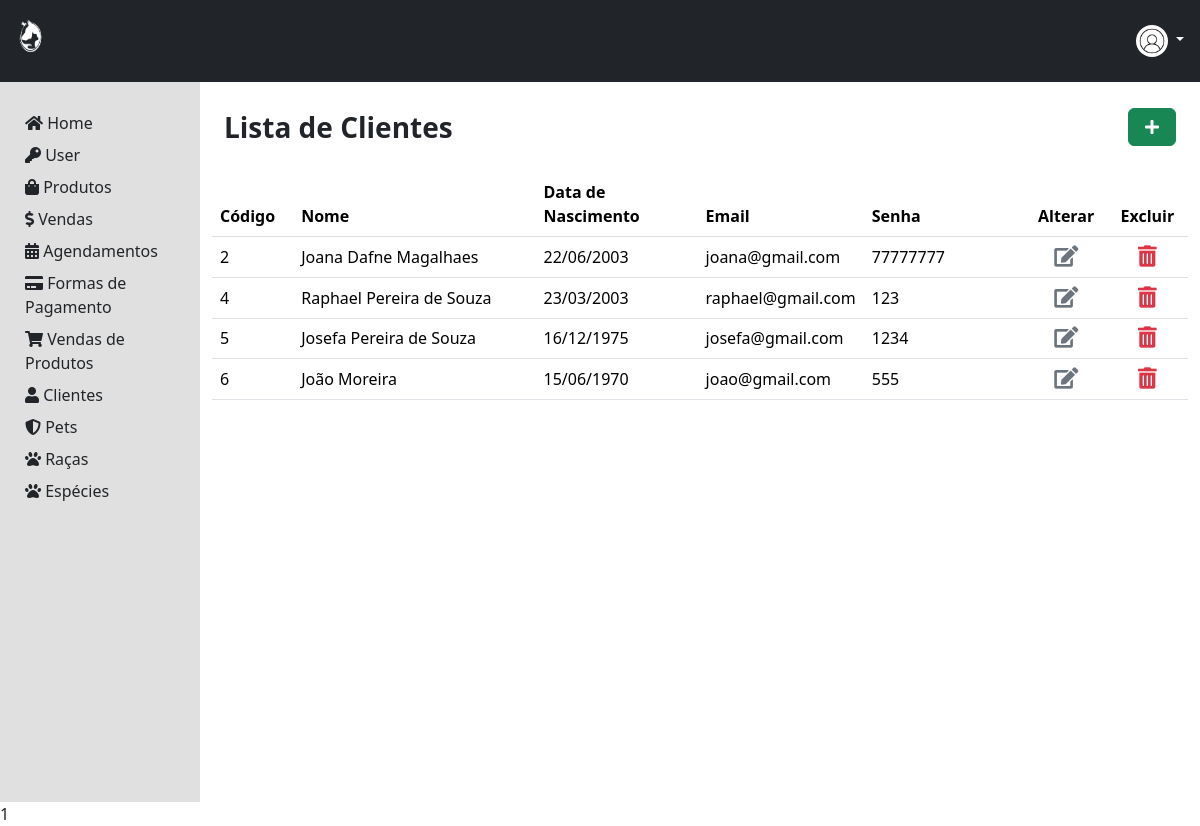
/area-admin/clientes/index.php, run on the app's committed database.
### tables this page shows
CREATE TABLE `tbcliente` (
  `codCliente` int(11) NOT NULL,
  `nomeCliente` varchar(100) NOT NULL,
  `cpfCliente` char(14) NOT NULL,
  `dataNascCliente` date NOT NULL,
  `logradCliente` varchar(50) NOT NULL,
  `numLogradCliente` int(11) NOT NULL,
  `cepCliente` varchar(11) NOT NULL,
  `bairroCliente` varchar(100) NOT NULL,
  `cidadeCliente` varchar(100) NOT NULL,
  `complementoCliente` varchar(100) NOT NULL,
  `emailCliente` varchar(100) NOT NULL,
  `passwordCliente` varchar(20) NOT NULL,
  `imgCliente` varchar(50) NOT NULL,
  `tokenCliente` varchar(30) NOT NULL
);

### dao/ClienteDao.php (called while the page is built, shortened)
<?php
    class ClienteDao {
        public static function selectAll () {
            $conexao = Conexao::conectar();
            $query = "SELECT * FROM tbcliente";
            $stmt = $conexao->prepare($query);
            $stmt->execute();
            return $stmt->fetchAll();
        }
    }
?>

### area-admin/clientes/index.php (the view, shortened to what this page needs)
<?php
  require_once '../../dao/clienteDao.php';
  $clientes = ClienteDao::selectAll();
?>
<!DOCTYPE html>
<html lang="pt-br">
<head>
  <link href="https://cdn.jsdelivr.net/npm/bootstrap@5.3.2/dist/css/bootstrap.min.css" rel="stylesheet">
  <link rel="stylesheet" href="https://use.fontawesome.com/releases/v5.3.1/css/all.css">
  <link rel="stylesheet" href="css/style.css">
</head>
<body style="justify-content: center; align-items: center; height: 100vh ">
  <?php
      include('./../../componentes/header-adm.php');
  ?>
  <div class="container-fluid" style="height: 90vh">
    <div class="row h-100">
      <?php
      include('./../../componentes/menu-adm.php');
      ?>
      <div class="col-md-10  p-4 borber">
        <div class="row align-items-center mb-4">
          <div class="col fs-3 fw-semibold">
            Lista de Clientes
          </div>
          <div class="col text-end ">
            <a class="btn btn-success px-3" role="button" aria-disabled="true" href="register-clientes.php"><i
                class="fas fa-plus" aria-hidden="true"></i></a>
          </div>
        </div>
        <div class=" row">
          <table class="table table-hover">
            <thead>
              <tr>
                <th class="col-md-1">Código</th>
                <th class="col-md-3">Nome</th>
                <th class="col-md-2">Data de Nascimento</th>
                <th class="col-md-2">Email</th>
                <th class="col-md-2">Senha</th>
                <th class="text-center col-md-1">Alterar</th>
                <th class="text-center col-md-1">Excluir</th>
              </tr>
              <?php foreach($clientes as $cliente) { ?>
              <tr>
                <td><?=$cliente[0]?></td>
                <td><?=$cliente[1]?></td>
                <td><?= date ('d/m/Y', strtotime ($cliente[3])); ?></td>
                <td><?=$cliente[10]?></td>
                <td><?=$cliente[11]?></td>
                <td class="text-center">
                  <form action="process-clientes.php" method="POST">
                    <button type="submit" class="dropdown-item" ><i
                        class="fas fa-edit fa-lg text-secondary"></i>
                    </button>
                  </form>
                </td>
                <td class="text-center ">
                  <a class="dropdown-item" onclick="modalRemover(<?=$cliente[0]?>,'codDeletar')">
                    <i class="fas fa-trash-alt fa-lg text-danger"></i>
                  </a>
                </td>
              <tr>
              <?php } ?>
            </thead>
          </table>
        </div>
      </div>
    </div>
  </div>
  <?= require './../../componentes/modal.php'?>
</body>
</html>

### css/style.css (style rules this page uses)
a { position: relative; text-decoration: none; }

### data on the page
tbcliente: codCliente "2", nomeCliente "Joana Dafne Magalhaes", dataNascCliente "22/06/2003", emailCliente "joana@gmail.com", passwordCliente "77777777"
tbcliente: codCliente "4", nomeCliente "Raphael Pereira de Souza", dataNascCliente "23/03/2003", emailCliente "raphael@gmail.com", passwordCliente "123"
tbcliente: codCliente "5", nomeCliente "Josefa Pereira de Souza", dataNascCliente "16/12/1975", emailCliente "josefa@gmail.com", passwordCliente "1234"
tbcliente: codCliente "6", nomeCliente "João Moreira", dataNascCliente "15/06/1970", emailCliente "joao@gmail.com", passwordCliente "555"

### other printed values
require './../../componentes/modal.php' "1"
